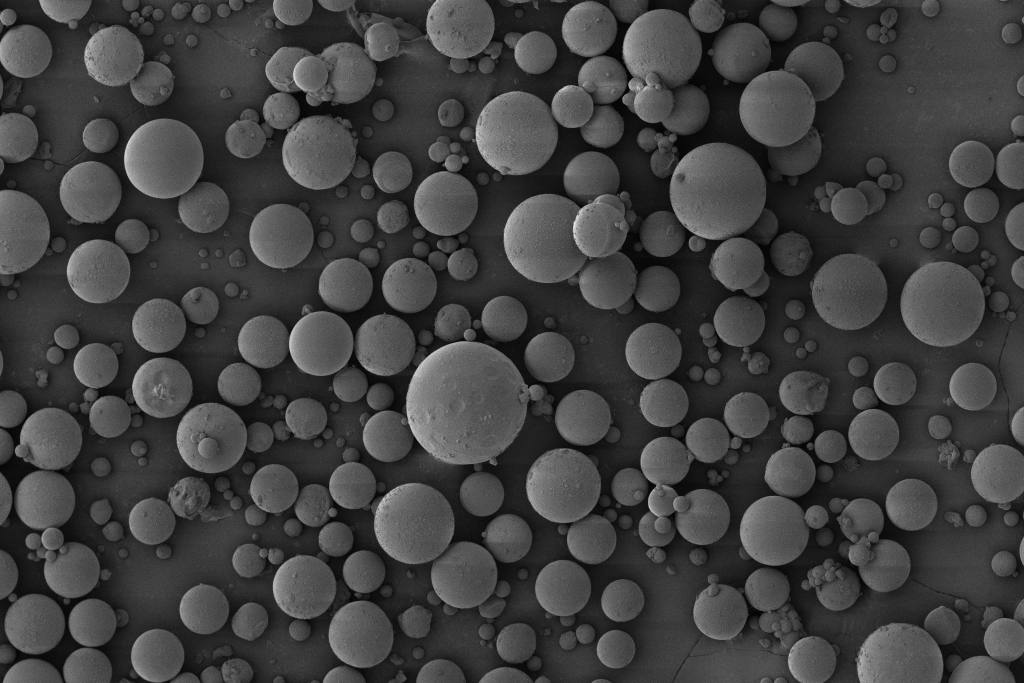
#> input picture analysis/spheres_cropped.jpg, 3072 x 2048 px, given as the content of the folder rotation_test, which was not available (shown at 1/3 size)
$ python track_orientations.py
#> lines starting #> are read from the running program, lines starting #| are printed output that depends on the picture; after the words box and inside, x2 and y2 are one past the last pixel; in counts of white or black regions, pixels touching at a corner belong together; pictures that were not available may be replaced by others from this repository, and a replacement may not be noted
import numpy as np
import matplotlib.pyplot as plt
from skimage import io, color, filters, measure, morphology
from pathlib import Path
from scipy.spatial.distance import cdist

# --- SETTINGS ---
image_folder = Path("rotation_test")      # subfolder with images
min_area = 50000                      # ignore small blobs
max_dist = 30                      # max jump for centroid match
max_objects = 10                   # number of objects to track

# --- LOAD IMAGE PATHS ---
image_paths = sorted(image_folder.glob("*.jpg"))
if not image_paths:
    raise FileNotFoundError(f"No .jpg files found in: {image_folder}")

# --- TRACKING STATE ---
object_tracks = {}  # {obj_id: [(x, y, angle)]}
prev_centroids = None

# --- PROCESS FRAMES ---
for t, path in enumerate(image_paths):
    image = io.imread(str(path))
#> image is the input picture: shape (2048, 3072, 3); min 0, max 255, mean 64.3
    gray = color.rgb2gray(image)
    binary = gray > filters.threshold_otsu(gray)
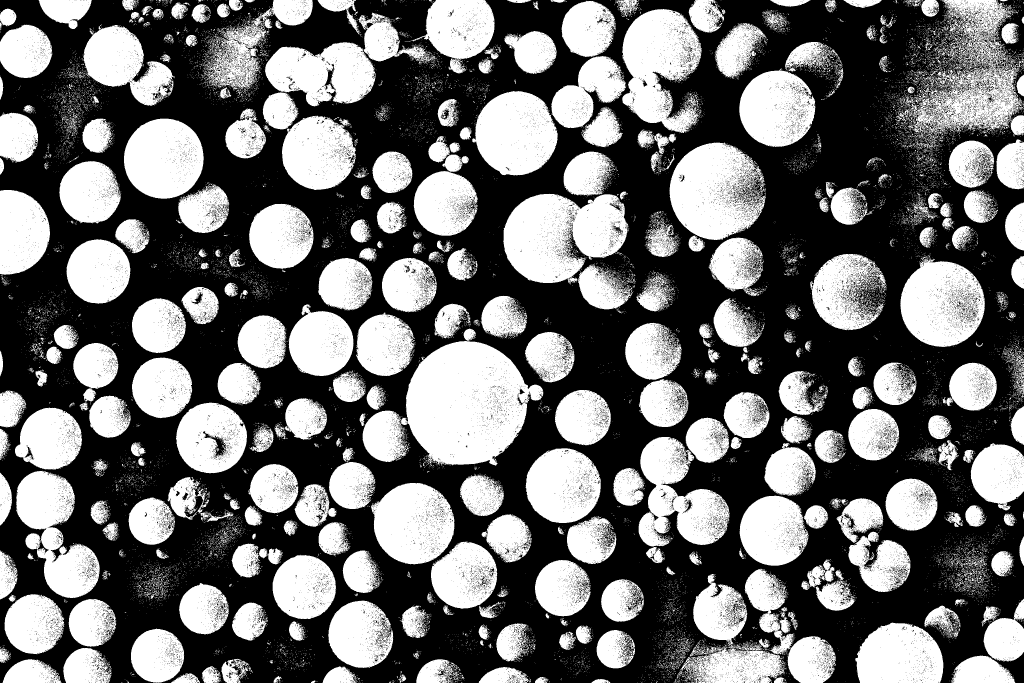
#> binary: shape (2048, 3072) bool (shown at 1/3 size); 43.7% white; 23305 white regions (22449 under 20 px), largest, box (x1, y1, x2, y2) and area: (1202, 1023, 1630, 1397) 107688, (1510, 581, 1898, 928) 82381, (2008, 428, 2298, 720) 58141

    # Remove small objects
    labeled = measure.label(binary)
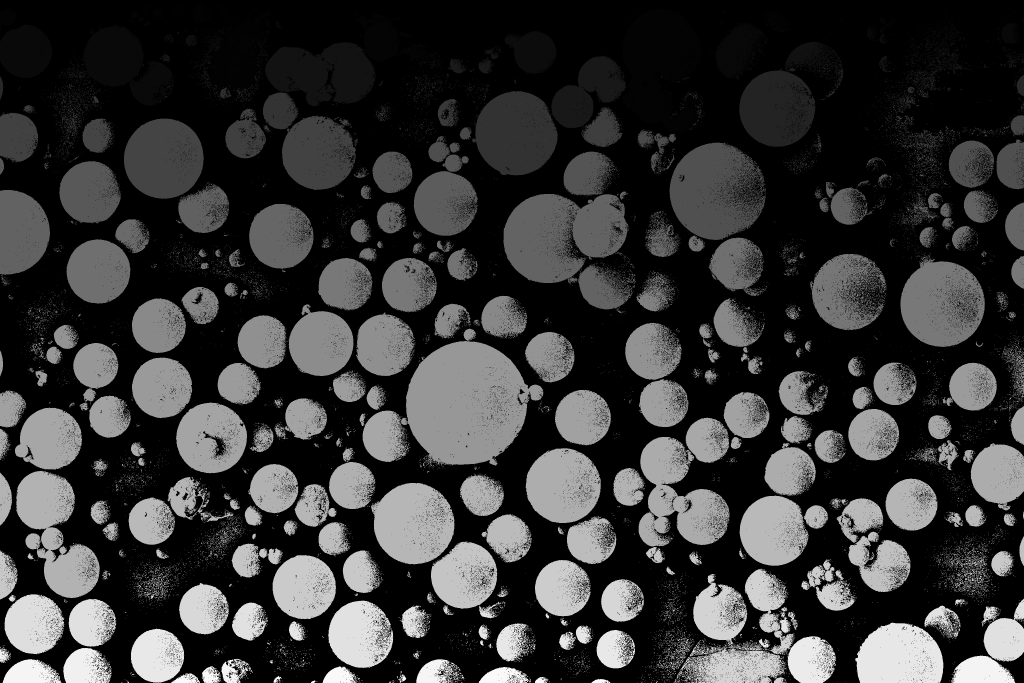
#> labeled: shape (2048, 3072) int32 (shown at 1/3 size); min 0, max 23305, mean 5108; drawn with min black and max white
    cleaned = morphology.remove_small_objects(labeled, min_size=min_area)
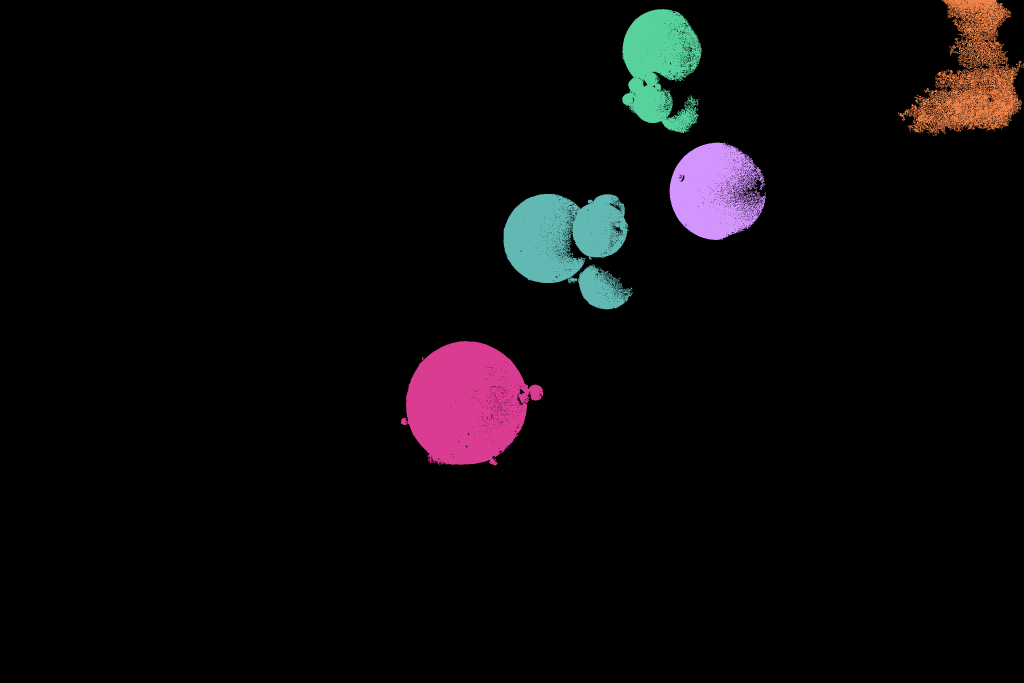
#> cleaned: shape (2048, 3072) int32 (shown at 1/3 size); 6 distinct labels, from 0 to 13836; one colour per label, 0 black
    binary_clean = cleaned > 0
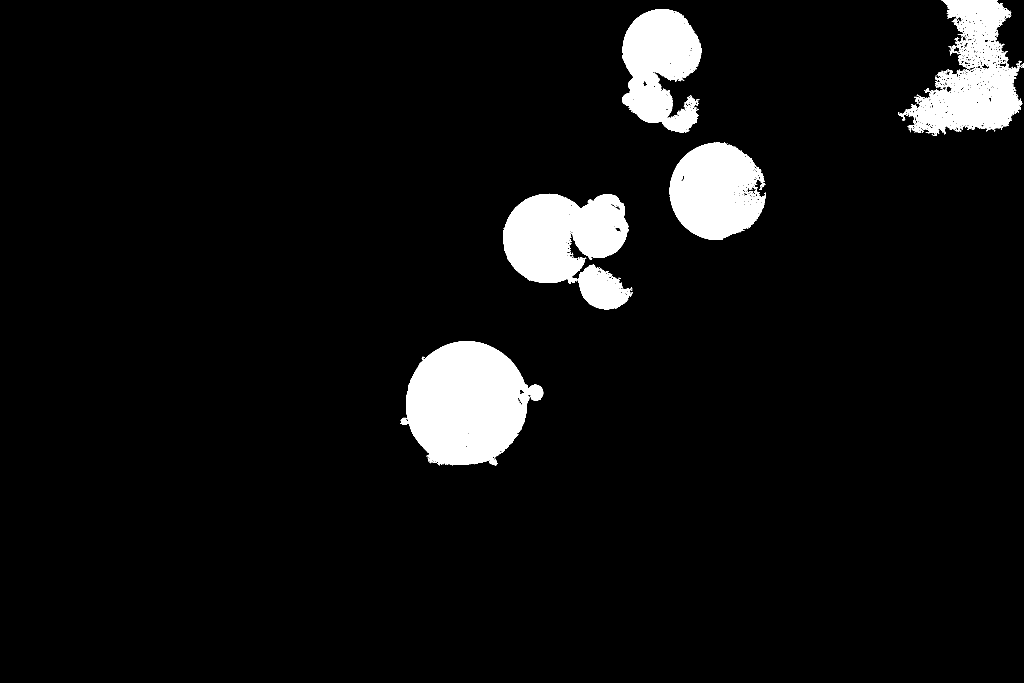
#> binary_clean: shape (2048, 3072) bool (shown at 1/3 size); 5.7% white; 5 white regions

    # Get regions from cleaned binary image
    labeled_clean = measure.label(binary_clean)
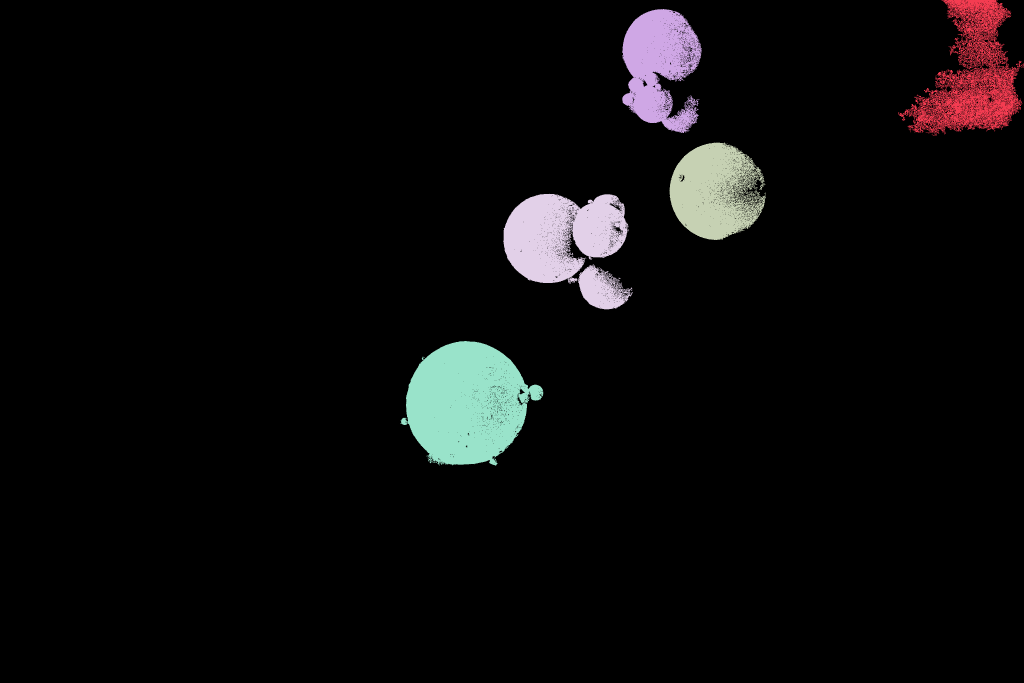
#> labeled_clean: shape (2048, 3072) int32 (shown at 1/3 size); 6 distinct labels, from 0 to 5; one colour per label, 0 black
    regions = measure.regionprops(labeled_clean)
#> regions = 5 regions; box (x1, y1, x2, y2) and area: (1202, 1023, 1630, 1397) 107688, (1510, 581, 1898, 928) 82381, (2008, 428, 2298, 720) 58141, (1866, 27, 2105, 399) 56648, (2694, 0, 3072, 407) 54586

    current_objects = []
    for region in regions:
        y, x = region.centroid
        angle = np.degrees(region.orientation)
        current_objects.append(((x, y), angle))
#> this loop made 5 passes
#> (y, x, angle) on passes 1 to 5: (228, 2918.3, -13.43), (196.2, 1977.1, 0.496), (573.9, 2141.6, 4.09), (729.5, 1700.6, 66.98), (1210.1, 1399.8, -49.62)
#> after the loop, current_objects = [((2918.3, 228), -13.43), ((1977.1, 196.2), 0.496), ((2141.6, 573.9), 4.09), ((1700.6, 729.5), 66.98), ((1399.8, 1210.1), -49.62)]

    matched_ids = {}

    # Initialize tracking
    if t == 0:
        for i, (centroid, angle) in enumerate(current_objects[:max_objects]):
            object_tracks[i] = [(centroid[0], centroid[1], angle)]
            matched_ids[i] = (centroid[0], centroid[1], angle)
#> this loop made 5 passes
#> (centroid, angle) on passes 1 to 5: ((2918.3, 228), -13.43), ((1977.1, 196.2), 0.496), ((2141.6, 573.9), 4.09), ((1700.6, 729.5), 66.98), ((1399.8, 1210.1), -49.62)
#> after the loop, matched_ids = {0: (2918.3, 228, -13.43), 1: (1977.1, 196.2, 0.496), 2: (2141.6, 573.9, 4.09), 3: (1700.6, 729.5, 66.98), 4: (1399.8, 1210.1, -49.62)}; object_tracks = {0: [(2918.3, 228, -13.43)], 1: [(1977.1, 196.2, 0.496)], 2: [(2141.6, 573.9, 4.09)], 3: [(1700.6, 729.5, 66.98)], 4: [(1399.8, 1210.1, -49.62)]}
        prev_centroids = [c for c, _ in current_objects]
#> prev_centroids = [(2918.3, 228), (1977.1, 196.2), (2141.6, 573.9), (1700.6, 729.5), (1399.8, 1210.1)]

    else:
        new_centroids = [c for c, _ in current_objects]
        new_angles = [a for _, a in current_objects]

        if prev_centroids and new_centroids:
            dist_matrix = cdist(prev_centroids, new_centroids)
            row_ind, col_ind = np.where(dist_matrix < max_dist)
            used_cols = set()

            for i, j in zip(row_ind, col_ind):
                if i in object_tracks and j not in used_cols:
                    x, y = new_centroids[j]
                    angle = new_angles[j]
                    object_tracks[i].append((x, y, angle))
                    matched_ids[i] = (x, y, angle)
                    used_cols.add(j)

        prev_centroids = new_centroids

    # --- PLOT BINARIZED IMAGE WITH OVERLAYS ---
    fig, ax = plt.subplots(figsize=(6, 6))
    ax.imshow(binary_clean, cmap='gray')
    ax.set_title(f"Binarized + Overlays (Frame {t+1})")

    for obj_id, data in matched_ids.items():
        x, y, angle = data

        # Centroid
        ax.plot(x, y, 'go', markersize=5)

        # Major axis
        rad = np.radians(angle)
        length = 40  # adjust axis length
        dx = np.cos(rad) * length
        dy = -np.sin(rad) * length
        ax.plot([x - dx, x + dx], [y - dy, y + dy], 'r-', linewidth=2)

        # Object ID label
        ax.text(x + 5, y + 5, f"ID {obj_id}", color='yellow', fontsize=9, weight='bold')
#> this loop made 5 passes
#> (x, y, angle, rad, dx, dy) on passes 1 to 5: (2918.3, 228, -13.43, -0.234, 38.91, 9.29), (1977.1, 196.2, 0.496, 0.00866, 40, -0.346), (2141.6, 573.9, 4.09, 0.0713, 39.9, -2.85), (1700.6, 729.5, 66.98, 1.17, 15.64, -36.82), (1399.8, 1210.1, -49.62, -0.866, 25.91, 30.47)

    ax.axis('off')
    plt.tight_layout()
    plt.show()
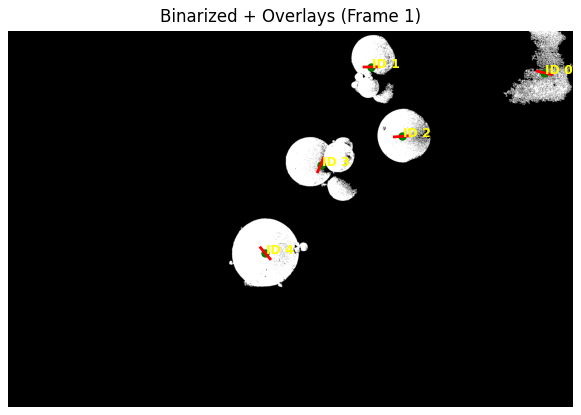
#> figure drawn by matplotlib, 1 panel

# --- PLOT ORIENTATION TRACKS ---
plt.figure(figsize=(10, 6))
for obj_id, data in object_tracks.items():
    angles = [entry[2] for entry in data]
    plt.plot(angles, label=f'Object {obj_id}')
#> this loop made 5 passes
#> (data, angles) on passes 1 to 5: ([(2918.3, 228, -13.43)], [-13.43]), ([(1977.1, 196.2, 0.496)], [0.496]), ([(2141.6, 573.9, 4.09)], [4.09]), ([(1700.6, 729.5, 66.98)], [66.98]), ([(1399.8, 1210.1, -49.62)], [-49.62])
plt.title("Major Axis Orientation Over Time")
plt.xlabel("Frame")
plt.ylabel("Orientation (degrees)")
plt.legend()
plt.grid(True)
plt.tight_layout()
plt.show()
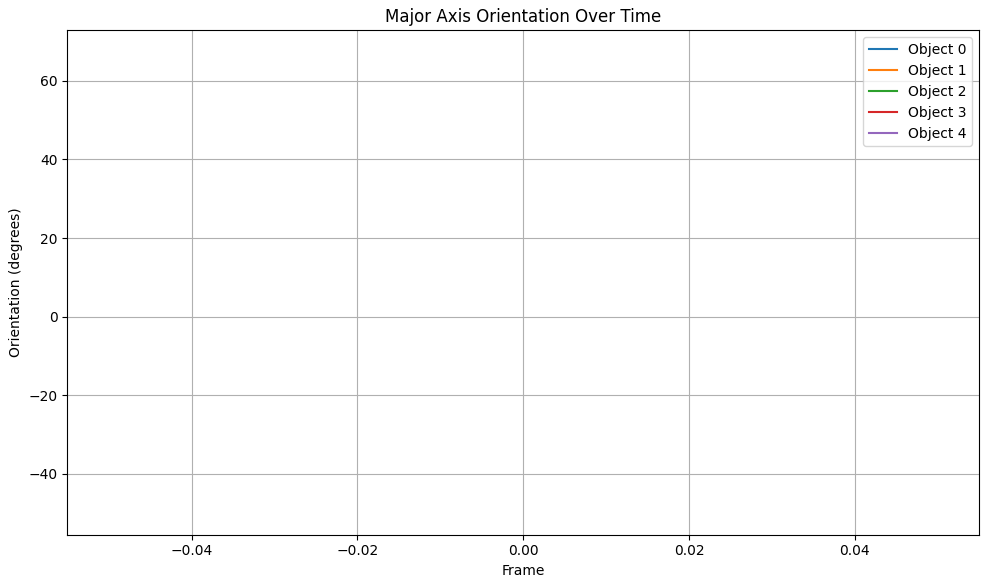
#> figure drawn by matplotlib, 1 panel
